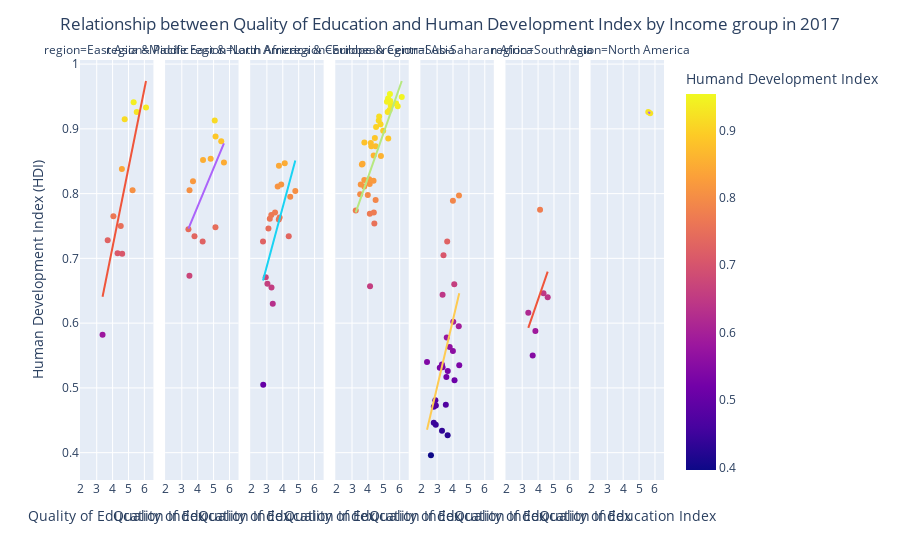

Notebook source saved alongside this figure:
### Code cell
fig = px.scatter(data_frame=df_hdi_qual_2017,x='val_qual_ed',y='hdi',facet_col='region',hover_name='country_name',color='hdi',trendline='ols',
                 category_orders= regions_ord, labels={'hdi':'Humand Development Index'})

#Setting the labels of the plot
fig.update_layout(
    title={
        'text': "Relationship between Quality of Education and Human Development Index by Income group in 2017",
        'x':0.5,
        'xanchor': 'center'},
    xaxis_title="Quality of Education Index",
    yaxis_title="Human Development Index (HDI)"
)
#Ensuring that all x-axis show the correct label
fig.for_each_xaxis(lambda x: x.update(title="Quality of Education Index"))

fig.show()

### Figure 1 — Plotly figure (JSON) as saved in the notebook; plotly's stock layout.template omitted (floating-point values rounded to 4 significant figures)
{"data": [{"hovertemplate": "<b>%{hovertext}</b><br><br>region=East Asia & Pacific<br>val_qual_ed=%{x}<br>Humand Development Index=%{marker.color}<extra></extra>", "hovertext": ["Commonwealth of Australia", "Brunei Darussalam", "Kingdom of Cambodia", "People's Republic of China", "Republic of Indonesia", "Japan", "Malaysia", "Mongolia", "New Zealand", "Republic of the Philippines", "Republic of Singapore", "Kingdom of Thailand"], "legendgroup": "", "marker": {"color": [0.941, 0.838, 0.582, 0.75, 0.707, 0.915, 0.805, 0.728, 0.926, 0.708, 0.933, 0.765], "coloraxis": "coloraxis", "symbol": "circle"}, "mode": "markers", "name": "", "orientation": "v", "showlegend": false, "type": "scatter", "x": [5.325, 4.585, 3.368, 4.514, 4.603, 4.761, 5.258, 3.693, 5.519, 4.312, 6.102, 4.051], "xaxis": "x", "y": [0.941, 0.838, 0.582, 0.75, 0.707, 0.915, 0.805, 0.728, 0.926, 0.708, 0.933, 0.765], "yaxis": "y"}, {"hovertemplate": "<b>OLS trendline</b><br>hdi = 0.121861 * val_qual_ed + 0.230236<br>R<sup>2</sup>=0.707738<br><br>region=East Asia & Pacific<br>val_qual_ed=%{x}<br>Humand Development Index=%{y} <b>(trend)</b><extra></extra>", "legendgroup": "", "marker": {"symbol": "circle"}, "mode": "lines", "name": "", "showlegend": false, "type": "scatter", "x": [3.368, 3.693, 4.051, 4.312, 4.514, 4.585, 4.603, 4.761, 5.258, 5.325, 5.519, 6.102], "xaxis": "x", "y": [0.6406, 0.6802, 0.7238, 0.7557, 0.7803, 0.789, 0.7911, 0.8105, 0.871, 0.8791, 0.9028, 0.9738], "yaxis": "y"}, {"hovertemplate": "<b>%{hovertext}</b><br><br>region=Middle East & North Africa<br>val_qual_ed=%{x}<br>Humand Development Index=%{marker.color}<extra></extra>", "hovertext": ["People's Democratic Republic of Algeria", "Kingdom of Bahrain", "State of Israel", "Hashemite Kingdom of Jordan", "State of Kuwait", "Lebanese Republic", "Republic of Malta", "Kingdom of Morocco", "Sultanate of Oman", "State of Qatar", "Kingdom of Saudi Arabia", "Republic of Tunisia", "United Arab Emirates"], "legendgroup": "", "marker": {"color": [0.745, 0.854, 0.913, 0.726, 0.805, 0.748, 0.888, 0.673, 0.819, 0.848, 0.852, 0.734, 0.881], "coloraxis": "coloraxis", "symbol": "circle"}, "mode": "markers", "name": "", "orientation": "v", "showlegend": false, "type": "scatter", "x": [3.417, 4.817, 5.072, 4.312, 3.486, 5.119, 5.124, 3.48, 3.703, 5.651, 4.336, 3.799, 5.482], "xaxis": "x2", "y": [0.745, 0.854, 0.913, 0.726, 0.805, 0.748, 0.888, 0.673, 0.819, 0.848, 0.852, 0.734, 0.881], "yaxis": "y2"}, {"hovertemplate": "<b>OLS trendline</b><br>hdi = 0.0589398 * val_qual_ed + 0.544567<br>R<sup>2</sup>=0.411726<br><br>region=Middle East & North Africa<br>val_qual_ed=%{x}<br>Humand Development Index=%{y} <b>(trend)</b><extra></extra>", "legendgroup": "", "marker": {"symbol": "circle"}, "mode": "lines", "name": "", "showlegend": false, "type": "scatter", "x": [3.417, 3.48, 3.486, 3.703, 3.799, 4.312, 4.336, 4.817, 5.072, 5.119, 5.124, 5.482, 5.651], "xaxis": "x2", "y": [0.7459, 0.7496, 0.75, 0.7628, 0.7685, 0.7987, 0.8001, 0.8285, 0.8435, 0.8463, 0.8466, 0.8677, 0.8776], "yaxis": "y2"}, {"hovertemplate": "<b>%{hovertext}</b><br><br>region=Latin America & Caribbean<br>val_qual_ed=%{x}<br>Humand Development Index=%{marker.color}<extra></extra>", "hovertext": ["Argentine Republic", "Federative Republic of Brazil", "Republic of Chile", "Republic of Colombia", "Republic of Costa Rica", "Dominican Republic", "Republic of Ecuador", "Republic of El Salvador", "Republic of Guatemala", "Republic of Haiti", "Republic of Honduras", "Jamaica", "United Mexican States", "Republic of Nicaragua", "Republic of Panama", "Republic of Paraguay", "Republic of Peru", "Republic of Trinidad and Tobago", "Oriental Republic of Uruguay"], "legendgroup": "", "marker": {"color": [0.843, 0.761, 0.847, 0.763, 0.804, 0.746, 0.76, 0.671, 0.655, 0.505, 0.63, 0.734, 0.771, 0.661, 0.811, 0.726, 0.767, 0.795, 0.814], "coloraxis": "coloraxis", "symbol": "circle"}, "mode": "markers", "name": "", "orientation": "v", "showlegend": false, "type": "scatter", "x": [3.757, 3.183, 4.122, 3.8, 4.788, 3.097, 3.751, 2.928, 3.29, 2.768, 3.369, 4.375, 3.512, 3.032, 3.68, 2.754, 3.277, 4.469, 3.902], "xaxis": "x3", "y": [0.843, 0.761, 0.847, 0.763, 0.804, 0.746, 0.76, 0.671, 0.655, 0.505, 0.63, 0.734, 0.771, 0.661, 0.811, 0.726, 0.767, 0.795, 0.814], "yaxis": "y3"}, {"hovertemplate": "<b>OLS trendline</b><br>hdi = 0.0911536 * val_qual_ed + 0.414684<br>R<sup>2</sup>=0.392709<br><br>region=Latin America & Caribbean<br>val_qual_ed=%{x}<br>Humand Development Index=%{y} <b>(trend)</b><extra></extra>", "legendgroup": "", "marker": {"symbol": "circle"}, "mode": "lines", "name": "", "showlegend": false, "type": "scatter", "x": [2.754, 2.768, 2.928, 3.032, 3.097, 3.183, 3.277, 3.29, 3.369, 3.512, 3.68, 3.751, 3.757, 3.8, 3.902, 4.122, 4.375, 4.469, 4.788], "xaxis": "x3", "y": [0.6657, 0.667, 0.6816, 0.6911, 0.697, 0.7048, 0.7134, 0.7145, 0.7218, 0.7348, 0.7501, 0.7566, 0.7571, 0.7611, 0.7704, 0.7904, 0.8134, 0.822, 0.8511], "yaxis": "y3"}, {"hovertemplate": "<b>%{hovertext}</b><br><br>region=Europe & Central Asia<br>val_qual_ed=%{x}<br>Humand Development Index=%{marker.color}<extra></extra>", "hovertext": ["Republic of Albania", "Republic of Armenia", "Republic of Austria", "Republic of Azerbaijan", "Kingdom of Belgium", "Bosnia and Herzegovina", "Republic of Bulgaria", "Republic of Croatia", "Republic of Cyprus", "Kingdom of Denmark", "Republic of Estonia", "Republic of Finland", "French Republic", "Georgia", "Federal Republic of Germany", "Hellenic Republic", "Hungary", "Republic of Iceland", "Ireland", "Italian Republic", "Republic of Kazakhstan", "Republic of Latvia", "Republic of Lithuania", "Grand Duchy of Luxembourg", "Montenegro", "Kingdom of the Netherlands", "Kingdom of Norway", "Republic of Poland", "Portuguese Republic", "Romania", "Russian Federation", "Republic of Serbia", "Republic of Slovenia", "Kingdom of Spain", "Kingdom of Sweden", "Switzerland", "Republic of Tajikistan", "Republic of Turkey", "Ukraine", "United Kingdom of Great Britain and Northern Ireland"], "legendgroup": "", "marker": {"color": [0.79, 0.769, 0.919, 0.754, 0.929, 0.774, 0.811, 0.845, 0.878, 0.936, 0.885, 0.935, 0.897, 0.799, 0.943, 0.879, 0.846, 0.943, 0.947, 0.886, 0.815, 0.859, 0.873, 0.913, 0.822, 0.939, 0.954, 0.873, 0.858, 0.821, 0.82, 0.798, 0.907, 0.903, 0.942, 0.949, 0.657, 0.814, 0.771, 0.926], "coloraxis": "coloraxis", "symbol": "circle"}, "mode": "markers", "name": "", "orientation": "v", "showlegend": false, "type": "scatter", "x": [4.486, 4.123, 4.71, 4.406, 5.367, 3.237, 3.773, 3.622, 4.184, 5.441, 5.281, 5.878, 4.963, 3.515, 5.284, 3.778, 3.664, 5.411, 5.269, 4.438, 4.113, 4.364, 4.489, 4.684, 4.08, 5.779, 5.386, 4.217, 4.821, 3.774, 4.356, 3.996, 4.796, 4.515, 5.199, 6.133, 4.135, 3.552, 4.374, 5.246], "xaxis": "x4", "y": [0.79, 0.769, 0.919, 0.754, 0.929, 0.774, 0.811, 0.845, 0.878, 0.936, 0.885, 0.935, 0.897, 0.799, 0.943, 0.879, 0.846, 0.943, 0.947, 0.886, 0.815, 0.859, 0.873, 0.913, 0.822, 0.939, 0.954, 0.873, 0.858, 0.821, 0.82, 0.798, 0.907, 0.903, 0.942, 0.949, 0.657, 0.814, 0.771, 0.926], "yaxis": "y4"}, {"hovertemplate": "<b>OLS trendline</b><br>hdi = 0.0700639 * val_qual_ed + 0.54421<br>R<sup>2</sup>=0.536549<br><br>region=Europe & Central Asia<br>val_qual_ed=%{x}<br>Humand Development Index=%{y} <b>(trend)</b><extra></extra>", "legendgroup": "", "marker": {"symbol": "circle"}, "mode": "lines", "name": "", "showlegend": false, "type": "scatter", "x": [3.237, 3.515, 3.552, 3.622, 3.664, 3.773, 3.774, 3.778, 3.996, 4.08, 4.113, 4.123, 4.135, 4.184, 4.217, 4.356, 4.364, 4.374, 4.406, 4.438, 4.486, 4.489, 4.515, 4.684, 4.71, 4.796, 4.821, 4.963, 5.199, 5.246, 5.269, 5.281, 5.284, 5.367, 5.386, 5.411, 5.441, 5.779, 5.878, 6.133], "xaxis": "x4", "y": [0.771, 0.7905, 0.7931, 0.798, 0.8009, 0.8086, 0.8086, 0.8089, 0.8242, 0.8301, 0.8324, 0.8331, 0.8339, 0.8374, 0.8397, 0.8494, 0.85, 0.8507, 0.8529, 0.8552, 0.8585, 0.8587, 0.8606, 0.8724, 0.8742, 0.8803, 0.882, 0.892, 0.9085, 0.9118, 0.9133, 0.9142, 0.9145, 0.9202, 0.9216, 0.9233, 0.9254, 0.9491, 0.956, 0.9739], "yaxis": "y4"}, {"hovertemplate": "<b>%{hovertext}</b><br><br>region=Sub-Saharan Africa<br>val_qual_ed=%{x}<br>Humand Development Index=%{marker.color}<extra></extra>", "hovertext": ["Republic of Benin", "Republic of Botswana", "Republic of Burundi", "Republic of Cabo Verde", "Republic of Cameroon", "Republic of Chad", "Federal Democratic Republic of Ethiopia", "Republic of Ghana", "Republic of Guinea", "Republic of Kenya", "Kingdom of Lesotho", "Republic of Liberia", "Republic of Madagascar", "Republic of Malawi", "Republic of Mali", "Islamic Republic of Mauritania", "Republic of Mauritius", "Republic of Mozambique", "Republic of Namibia", "Federal Republic of Nigeria", "Republic of Rwanda", "Republic of Senegal", "Republic of Seychelles", "Republic of Sierra Leone", "Republic of South Africa", "Republic of Uganda", "Republic of Zambia", "Republic of Zimbabwe"], "legendgroup": "", "marker": {"color": [0.536, 0.726, 0.434, 0.66, 0.557, 0.396, 0.474, 0.602, 0.471, 0.595, 0.517, 0.481, 0.526, 0.473, 0.427, 0.54, 0.797, 0.446, 0.644, 0.531, 0.535, 0.512, 0.789, 0.443, 0.705, 0.532, 0.578, 0.563], "coloraxis": "coloraxis", "symbol": "circle"}, "mode": "markers", "name": "", "orientation": "v", "showlegend": false, "type": "scatter", "x": [3.303, 3.636, 3.31, 4.08, 3.995, 2.613, 3.549, 4.019, 2.795, 4.365, 3.584, 2.892, 3.672, 2.923, 3.664, 2.366, 4.377, 2.79, 3.345, 3.168, 4.394, 4.097, 3.995, 2.917, 3.402, 3.343, 3.609, 3.793], "xaxis": "x5", "y": [0.536, 0.726, 0.434, 0.66, 0.557, 0.396, 0.474, 0.602, 0.471, 0.595, 0.517, 0.481, 0.526, 0.473, 0.427, 0.54, 0.797, 0.446, 0.644, 0.531, 0.535, 0.512, 0.789, 0.443, 0.705, 0.532, 0.578, 0.563], "yaxis": "y5"}, {"hovertemplate": "<b>OLS trendline</b><br>hdi = 0.10379 * val_qual_ed + 0.18996<br>R<sup>2</sup>=0.297403<br><br>region=Sub-Saharan Africa<br>val_qual_ed=%{x}<br>Humand Development Index=%{y} <b>(trend)</b><extra></extra>", "legendgroup": "", "marker": {"symbol": "circle"}, "mode": "lines", "name": "", "showlegend": false, "type": "scatter", "x": [2.366, 2.613, 2.79, 2.795, 2.892, 2.917, 2.923, 3.168, 3.303, 3.31, 3.343, 3.345, 3.402, 3.549, 3.584, 3.609, 3.636, 3.664, 3.672, 3.793, 3.995, 3.995, 4.019, 4.08, 4.097, 4.365, 4.377, 4.394], "xaxis": "x5", "y": [0.4355, 0.4612, 0.4796, 0.48, 0.4901, 0.4927, 0.4933, 0.5188, 0.5328, 0.5335, 0.5369, 0.5372, 0.5431, 0.5583, 0.5619, 0.5646, 0.5674, 0.5702, 0.5711, 0.5837, 0.6046, 0.6046, 0.6071, 0.6135, 0.6152, 0.643, 0.6443, 0.646], "yaxis": "y5"}, {"hovertemplate": "<b>%{hovertext}</b><br><br>region=South Asia<br>val_qual_ed=%{x}<br>Humand Development Index=%{marker.color}<extra></extra>", "hovertext": ["People's Republic of Bangladesh", "Kingdom of Bhutan", "Republic of India", "Nepal", "Islamic Republic of Pakistan", "Democratic Socialist Republic of Sri Lanka"], "legendgroup": "", "marker": {"color": [0.616, 0.646, 0.64, 0.588, 0.55, 0.775], "coloraxis": "coloraxis", "symbol": "circle"}, "mode": "markers", "name": "", "orientation": "v", "showlegend": false, "type": "scatter", "x": [3.384, 4.341, 4.605, 3.831, 3.66, 4.124], "xaxis": "x6", "y": [0.616, 0.646, 0.64, 0.588, 0.55, 0.775], "yaxis": "y6"}, {"hovertemplate": "<b>OLS trendline</b><br>hdi = 0.0712066 * val_qual_ed + 0.351652<br>R<sup>2</sup>=0.175305<br><br>region=South Asia<br>val_qual_ed=%{x}<br>Humand Development Index=%{y} <b>(trend)</b><extra></extra>", "legendgroup": "", "marker": {"symbol": "circle"}, "mode": "lines", "name": "", "showlegend": false, "type": "scatter", "x": [3.384, 3.66, 3.831, 4.124, 4.341, 4.605], "xaxis": "x6", "y": [0.5926, 0.6123, 0.6244, 0.6453, 0.6608, 0.6796], "yaxis": "y6"}, {"hovertemplate": "<b>%{hovertext}</b><br><br>region=North America<br>val_qual_ed=%{x}<br>Humand Development Index=%{marker.color}<extra></extra>", "hovertext": ["Canada", "United States of America"], "legendgroup": "", "marker": {"color": [0.926, 0.924], "coloraxis": "coloraxis", "symbol": "circle"}, "mode": "markers", "name": "", "orientation": "v", "showlegend": false, "type": "scatter", "x": [5.579, 5.697], "xaxis": "x7", "y": [0.926, 0.924], "yaxis": "y7"}, {"hovertemplate": "<b>OLS trendline</b><br>hdi = -0.0169435 * val_qual_ed + 1.02054<br>R<sup>2</sup>=1.000000<br><br>region=North America<br>val_qual_ed=%{x}<br>Humand Development Index=%{y} <b>(trend)</b><extra></extra>", "legendgroup": "", "marker": {"symbol": "circle"}, "mode": "lines", "name": "", "showlegend": false, "type": "scatter", "x": [5.579, 5.697], "xaxis": "x7", "y": [0.926, 0.924], "yaxis": "y7"}], "layout": {"annotations": [{"font": {}, "showarrow": false, "text": "region=East Asia & Pacific", "x": 0.06286, "xanchor": "center", "xref": "paper", "y": 1, "yanchor": "bottom", "yref": "paper"}, {"font": {}, "showarrow": false, "text": "region=Middle East & North Africa", "x": 0.2086, "xanchor": "center", "xref": "paper", "y": 1, "yanchor": "bottom", "yref": "paper"}, {"font": {}, "showarrow": false, "text": "region=Latin America & Caribbean", "x": 0.3543, "xanchor": "center", "xref": "paper", "y": 1, "yanchor": "bottom", "yref": "paper"}, {"font": {}, "showarrow": false, "text": "region=Europe & Central Asia", "x": 0.5, "xanchor": "center", "xref": "paper", "y": 1, "yanchor": "bottom", "yref": "paper"}, {"font": {}, "showarrow": false, "text": "region=Sub-Saharan Africa", "x": 0.6457, "xanchor": "center", "xref": "paper", "y": 1, "yanchor": "bottom", "yref": "paper"}, {"font": {}, "showarrow": false, "text": "region=South Asia", "x": 0.7914, "xanchor": "center", "xref": "paper", "y": 1, "yanchor": "bottom", "yref": "paper"}, {"font": {}, "showarrow": false, "text": "region=North America", "x": 0.9371, "xanchor": "center", "xref": "paper", "y": 1, "yanchor": "bottom", "yref": "paper"}], "coloraxis": {"colorbar": {"title": {"text": "Humand Development Index"}}, "colorscale": [[0, "#0d0887"], [0.1111, "#46039f"], [0.2222, "#7201a8"], [0.3333, "#9c179e"], [0.4444, "#bd3786"], [0.5556, "#d8576b"], [0.6667, "#ed7953"], [0.7778, "#fb9f3a"], [0.8889, "#fdca26"], [1, "#f0f921"]]}, "legend": {"tracegroupgap": 0}, "margin": {"t": 60}, "title": {"text": "Relationship between Quality of Education and Human Development Index by Income group in 2017", "x": 0.5, "xanchor": "center"}, "xaxis": {"anchor": "y", "domain": [0, 0.1257], "title": {"text": "Quality of Education Index"}}, "xaxis2": {"anchor": "y2", "domain": [0.1457, 0.2714], "matches": "x", "title": {"text": "Quality of Education Index"}}, "xaxis3": {"anchor": "y3", "domain": [0.2914, 0.4171], "matches": "x", "title": {"text": "Quality of Education Index"}}, "xaxis4": {"anchor": "y4", "domain": [0.4371, 0.5629], "matches": "x", "title": {"text": "Quality of Education Index"}}, "xaxis5": {"anchor": "y5", "domain": [0.5829, 0.7086], "matches": "x", "title": {"text": "Quality of Education Index"}}, "xaxis6": {"anchor": "y6", "domain": [0.7286, 0.8543], "matches": "x", "title": {"text": "Quality of Education Index"}}, "xaxis7": {"anchor": "y7", "domain": [0.8743, 1.0], "matches": "x", "title": {"text": "Quality of Education Index"}}, "yaxis": {"anchor": "x", "domain": [0, 1], "title": {"text": "Human Development Index (HDI)"}}, "yaxis2": {"anchor": "x2", "domain": [0, 1], "matches": "y", "showticklabels": false}, "yaxis3": {"anchor": "x3", "domain": [0, 1], "matches": "y", "showticklabels": false}, "yaxis4": {"anchor": "x4", "domain": [0, 1], "matches": "y", "showticklabels": false}, "yaxis5": {"anchor": "x5", "domain": [0, 1], "matches": "y", "showticklabels": false}, "yaxis6": {"anchor": "x6", "domain": [0, 1], "matches": "y", "showticklabels": false}, "yaxis7": {"anchor": "x7", "domain": [0, 1], "matches": "y", "showticklabels": false}}}
